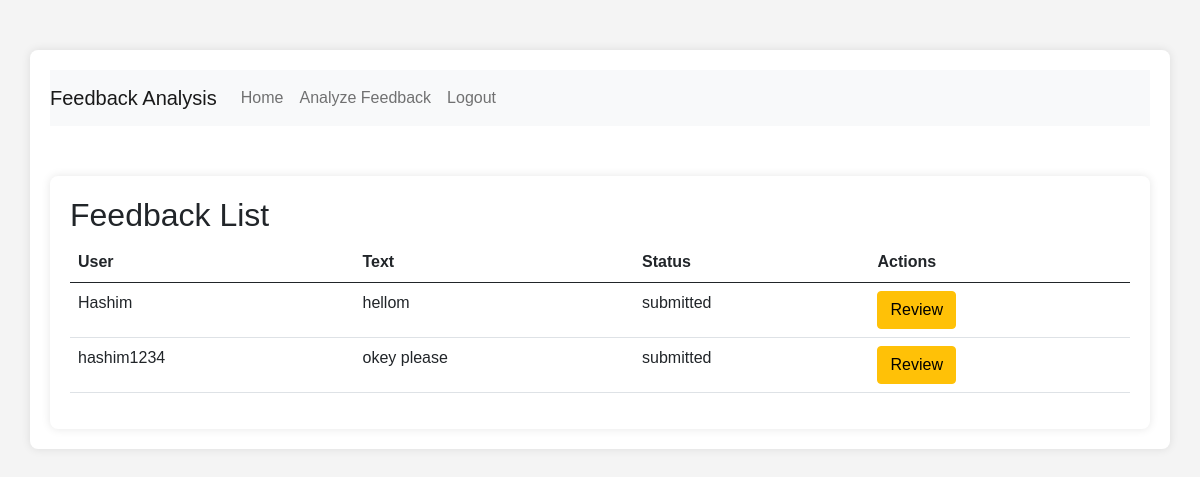
The page /home/feedback_list/ (signed in) on the database as committed earlier.
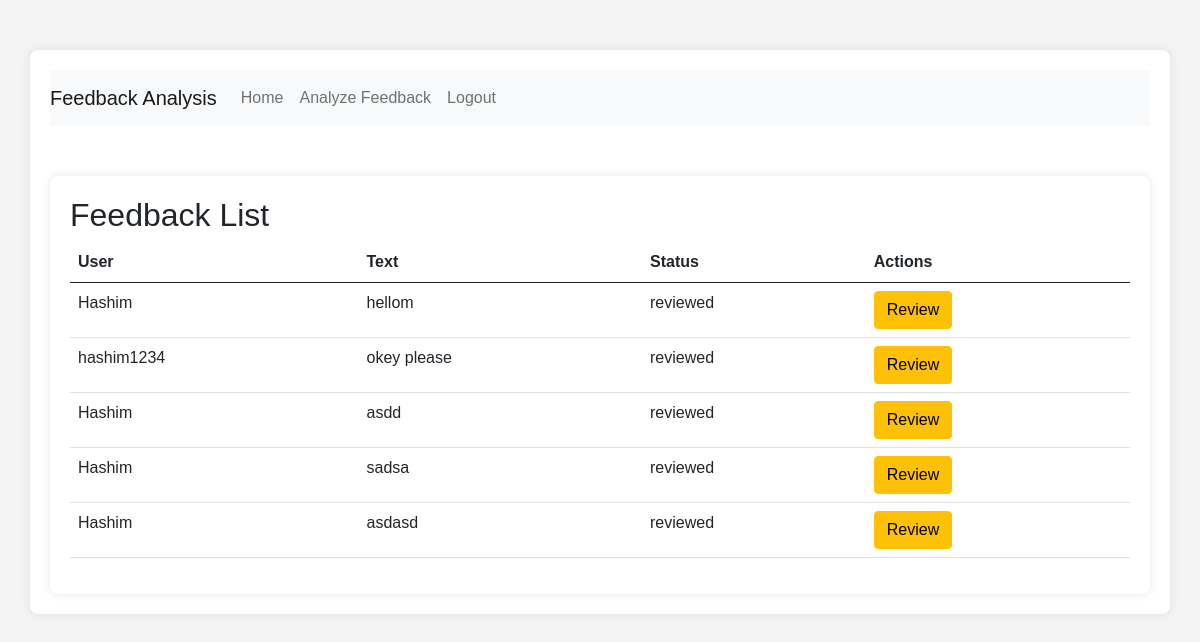
The same page on the database as committed later.
### feedback/models.py (models this page shows, shortened)
class Feedback(models.Model):
    STATUS_CHOICES = (
        ('submitted', 'Submitted'),
        ('reviewed', 'Reviewed'),
        ('approved', 'Approved'),
        ('rejected', 'Rejected'),
    )
    user = models.ForeignKey(CustomUser, on_delete=models.CASCADE)
    text = models.TextField()
    status = models.CharField(max_length=10, choices=STATUS_CHOICES, default='submitted')
    submitted_at = models.DateTimeField(auto_now_add=True)
    reviewed_at = models.DateTimeField(null=True, blank=True)
    approved_at = models.DateTimeField(null=True, blank=True)
    rejected_at = models.DateTimeField(null=True, blank=True)

class CustomUser(AbstractUser):
    ROLE_CHOICES = (
        ('admin', 'Admin'),
        ('manager', 'Manager'),
        ('user', 'User'),
    )
    role = models.CharField(max_length=10, choices=ROLE_CHOICES, default='user')

### feedback/views.py (the view)
# urls.py: path('feedback_list/', feedback_list, name='feedback_list'),
@login_required
@user_passes_test(lambda u: u.role in ['manager', 'admin'])
def feedback_list(request):
    feedbacks = Feedback.objects.all()
    return render(request, 'feedback/feedback_list.html', {'feedbacks': feedbacks})

### feedback/templates/feedback/feedback_list.html (shortened to what this page needs)
{% extends "base_generic.html" %}
{% block content %}
  <h2>Feedback List</h2>
  <table class="table">
    <thead>
      <tr>
        <th>User</th>
        <th>Text</th>
        <th>Status</th>
        <th>Actions</th>
      </tr>
    </thead>
    <tbody>
      {% for feedback in feedbacks %}
        <tr>
          <td>{{ feedback.user.username }}</td>
          <td>{{ feedback.text }}</td>
          <td>{{ feedback.status }}</td>
          <td>
            {% if user.role == 'manager' or user.role == 'admin' %}
              <form action="{% url 'review_feedback' feedback.id %}" method="post" style="display:inline;">
                <button type="submit" class="btn btn-warning">Review</button>
              </form>
            {% endif %}
          </td>
        </tr>
      {% endfor %}
    </tbody>
  </table>
{% endblock %}

### templates/base_generic.html (shortened to what this page needs)
{% load static %}
<!DOCTYPE html>
<html lang="en">
<head>
    <link href="https://cdn.jsdelivr.net/npm/bootstrap@5.1.0/dist/css/bootstrap.min.css" rel="stylesheet">
    <link rel="stylesheet" href="{% static 'css/styles.css' %}">
</head>
<body>
    <div class="container">
        <nav class="navbar navbar-expand-lg navbar-light bg-light">
            <a class="navbar-brand" href="{% url 'home' %}">Feedback Analysis</a>
            <div class="collapse navbar-collapse">
                <ul class="navbar-nav mr-auto">
                    <li class="nav-item">
                        <a class="nav-link" href="{% url 'home' %}">Home</a>
                    </li>
                    <li class="nav-item">
                        <a class="nav-link" href="{% url 'analyze_feedback' %}">Analyze Feedback</a>
                    </li>
                    {% if user.is_authenticated %}
                        {% if not request.path == '/feedback/register/' %}
                            <li class="nav-item">
                                <a class="nav-link" href="{% url 'logout' %}">Logout</a>
                            </li>
                        {% endif %}
                    {% endif %}
                </ul>
            </div>
        </nav>
        <main role="main" class="container">
            {% block content %}
            {% endblock %}
        </main>
    </div>
</body>
</html>

### static/css/styles.css (style rules this page uses)
body { background-color: #f4f4f4; font-family: Arial, sans-serif; }
.container { background: #fff; padding: 20px; border-radius: 8px; box-shadow: 0 0 10px rgba(0,0,0,0.1); margin-top: 50px; }

Rows that differ between the two databases and show on the page:
changed Feedback "hellom": status "submitted" → "reviewed"
changed Feedback "okey please": status "submitted" → "reviewed"
added Feedback: user.username "Hashim", text "asdd", status "reviewed"
added Feedback: user.username "Hashim", text "sadsa", status "reviewed"
added Feedback: user.username "Hashim", text "asdasd", status "reviewed"
